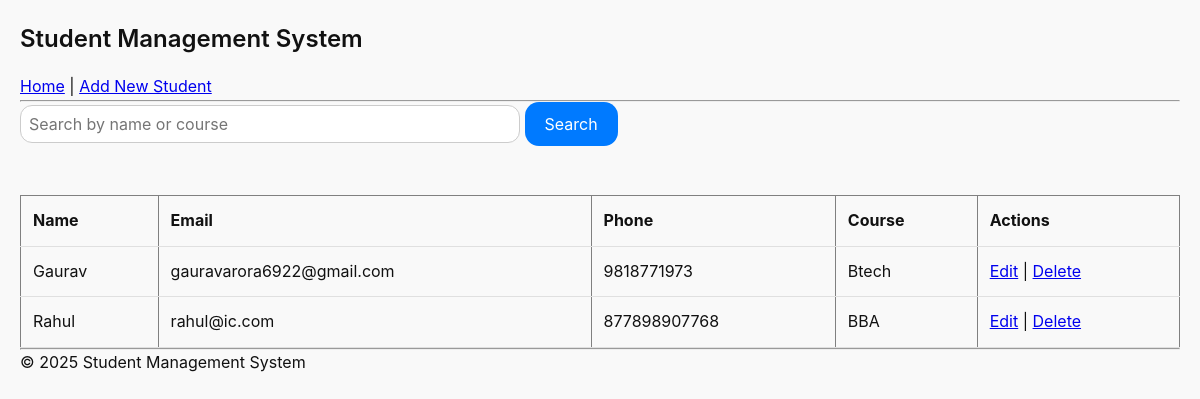
Before: / with the older database file.
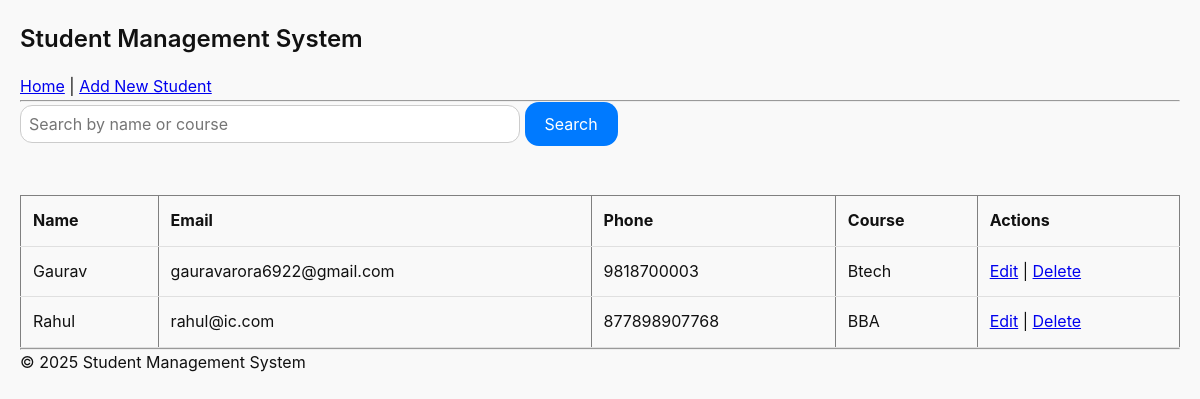
After: the same page with the newer database file.
### tables this page shows
CREATE TABLE `students` (
  `id` int(11) NOT NULL,
  `name` varchar(100) NOT NULL,
  `email` varchar(100) NOT NULL,
  `phone` varchar(15) NOT NULL,
  `course` varchar(100) NOT NULL,
  `created_at` timestamp NOT NULL DEFAULT current_timestamp()
);

### index.php (the view, shortened to what this page needs)
<?php include('config/db.php'); ?>
<?php include('includes/header.php'); ?>
<link rel="stylesheet" href="styles.css">
<form method="GET" action="">
    <input type="text" name="search" class="search-bar" placeholder="Search by name or course">
    <button type="submit">Search</button>
</form>
<?php
$search = $_GET['search'] ?? '';
$query = "SELECT * FROM students WHERE name LIKE '%$search%' OR course LIKE '%$search%'";
$result = $conn->query($query);
?>
<table border="1" cellpadding="10">
    <tr>
        <th>Name</th><th>Email</th><th>Phone</th><th>Course</th><th>Actions</th>
    </tr>
    <?php while($row = $result->fetch_assoc()): ?>
        <tr>
            <td><?= $row['name']; ?></td>
            <td><?= $row['email']; ?></td>
            <td><?= $row['phone']; ?></td>
            <td><?= $row['course']; ?></td>
            <td>
                <a href="edit.php?id=<?= $row['id']; ?>">Edit</a> |
                <a href="delete.php?id=<?= $row['id']; ?>" onclick="return confirm('Are you sure?');">Delete</a>
            </td>
        </tr>
    <?php endwhile; ?>
</table>
<?php include('includes/footer.php'); ?>

### includes/header.php (shortened to what this page needs)
<!DOCTYPE html>
<html>
<head>
    <link rel="stylesheet" href="styles.css">
</head>
<body>
    <h2>Student Management System</h2>
    <nav>
        <a href="index.php">Home</a> |
        <a href="add.php">Add New Student</a>
    </nav>
    <hr>

### includes/footer.php
    <hr>
    <footer>
        <p>&copy; <?php echo date('Y'); ?> Student Management System</p>
    </footer>
</body>
</html>

### styles.css (style rules this page uses)
* { margin: 0; padding: 0; box-sizing: border-box; font-family: -apple-system, BlinkMacSystemFont, "Segoe UI", Roboto, Helvetica, Arial, sans-serif; }
body { background-color: #f9f9f9; color: #111; font-size: 16px; line-height: 1.6; padding: 20px; }
h1, h2 { font-weight: 600; margin-bottom: 1rem; }
input, select { width: 100%; padding: 12px 14px; margin-bottom: 20px; border: 1px solid #ccc; border-radius: 12px; font-size: 1rem; transition: 0.3s ease; }
button { padding: 12px 20px; border: none; border-radius: 14px; background-color: #007aff; color: #fff; font-size: 1rem; cursor: pointer; transition: 0.3s ease; }
table { width: 100%; border-collapse: collapse; margin-top: 2rem; }
table th, table td { padding: 12px; border-bottom: 1px solid #e0e0e0; text-align: left; }
.search-bar { width: 500px; padding: 8px; border-radius: 12px; border: 1px solid #ccc; font-size: 16px; }

Changed rows visible on the page:
changed students "Gaurav": phone "9818771973" → "9818700003"
